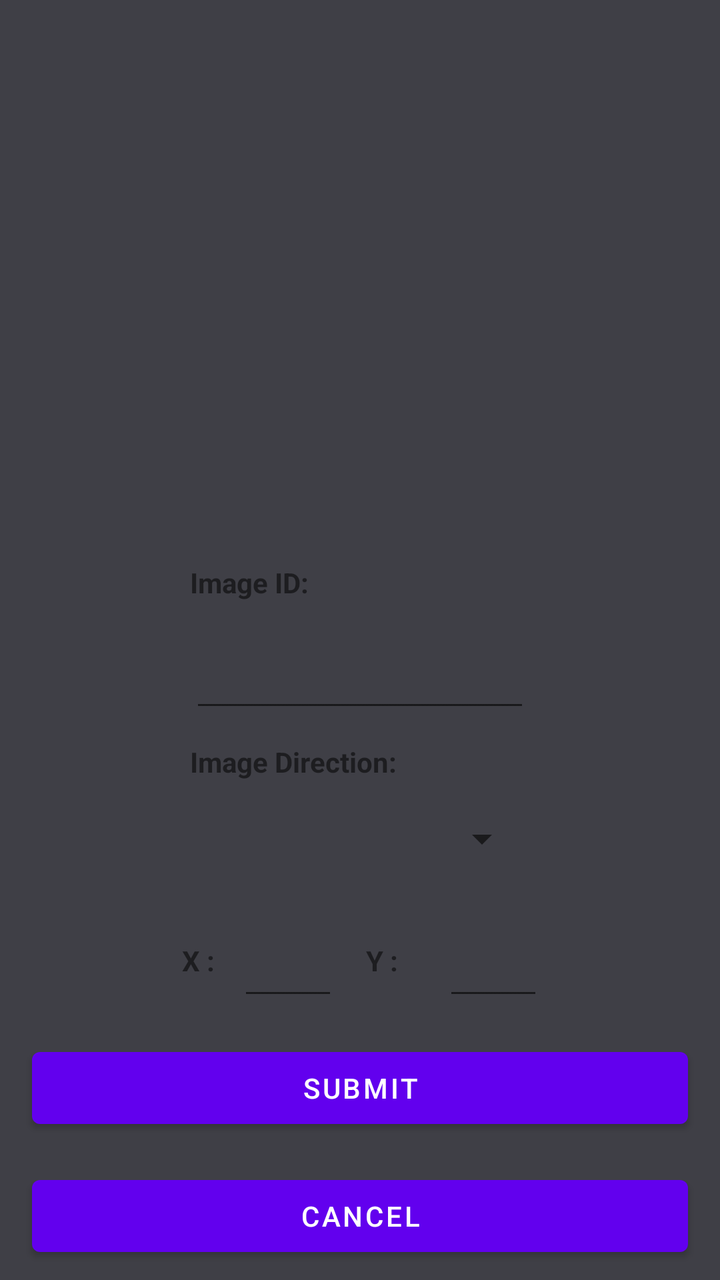
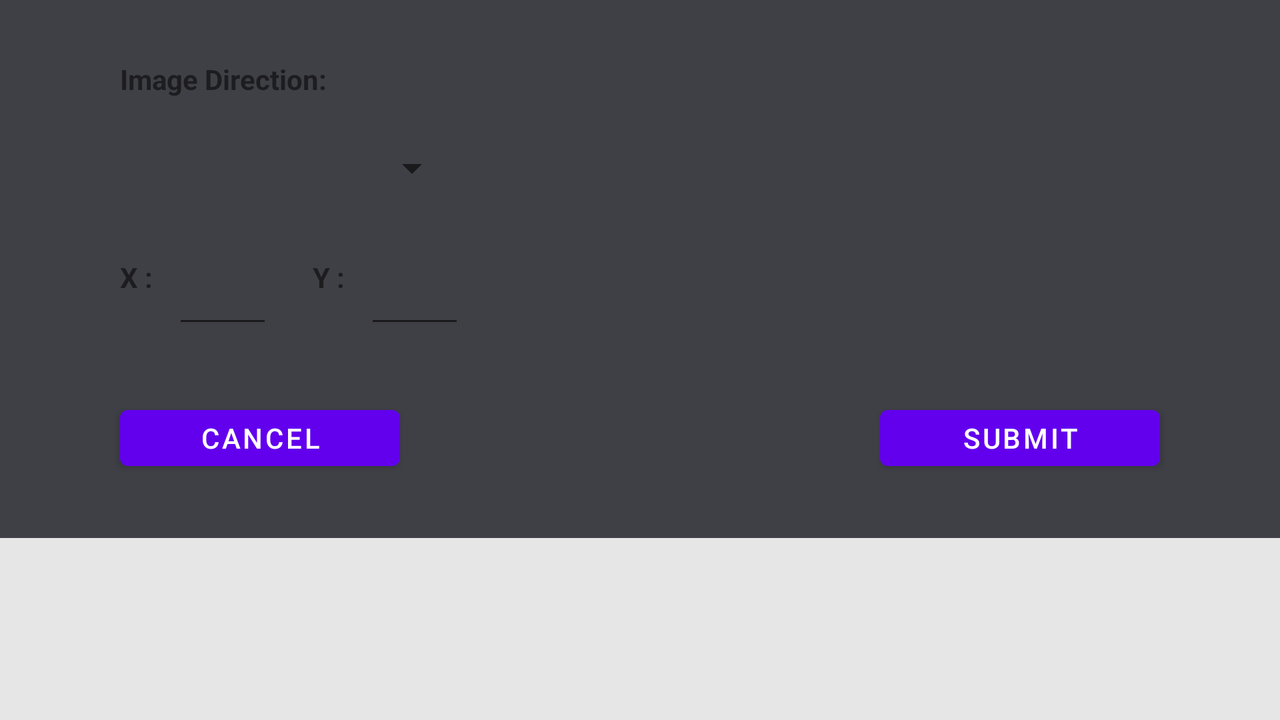

An Android layout and its configuration variant, each rendered on a device that would load it. The default file and the variant file are quoted in full after the pictures.
<!-- AndroidManifest.xml: application theme Theme.MDPController -->
<!-- res/layout/obstacle_pop_up.xml -->
<?xml version="1.0" encoding="utf-8"?>
<RelativeLayout xmlns:android="http://schemas.android.com/apk/res/android"
    xmlns:app="http://schemas.android.com/apk/res-auto"
    xmlns:tools="http://schemas.android.com/tools"
    android:id="@+id/obstaclePopUpContainer"
    android:layout_width="wrap_content"
    android:layout_height="wrap_content"
    android:background="#45A6A1A1">

    <RelativeLayout
        android:id="@+id/obstaclePopUpContent"
        android:layout_width="match_parent"
        android:layout_height="wrap_content"
        android:layout_alignParentTop="true"
        android:background="@color/gray_700">

        <androidx.constraintlayout.widget.ConstraintLayout
            android:layout_width="match_parent"
            android:layout_height="match_parent">

            <androidx.constraintlayout.widget.Guideline
                android:id="@+id/top_guideline7"
                android:layout_width="wrap_content"
                android:layout_height="wrap_content"
                android:orientation="horizontal"
                app:layout_constraintGuide_percent="0.05" />

            <androidx.constraintlayout.widget.Guideline
                android:id="@+id/top_guideline11"
                android:layout_width="wrap_content"
                android:layout_height="wrap_content"
                android:orientation="horizontal"
                app:layout_constraintGuide_percent="0.38" />

            <androidx.constraintlayout.widget.Guideline
                android:id="@+id/top_guideline12"
                android:layout_width="wrap_content"
                android:layout_height="wrap_content"
                android:orientation="horizontal"
                app:layout_constraintGuide_percent="0.44" />

            <androidx.constraintlayout.widget.Guideline
                android:id="@+id/top_guideline14"
                android:layout_width="wrap_content"
                android:layout_height="wrap_content"
                android:orientation="horizontal"
                app:layout_constraintGuide_percent="0.47" />

            <androidx.constraintlayout.widget.Guideline
                android:id="@+id/top_guideline16"
                android:layout_width="wrap_content"
                android:layout_height="wrap_content"
                android:orientation="horizontal"
                app:layout_constraintGuide_percent="0.58" />

            <androidx.constraintlayout.widget.Guideline
                android:id="@+id/top_guideline17"
                android:layout_width="wrap_content"
                android:layout_height="wrap_content"
                android:orientation="horizontal"
                app:layout_constraintGuide_percent="0.61" />

            <androidx.constraintlayout.widget.Guideline
                android:id="@+id/top_guideline18"
                android:layout_width="wrap_content"
                android:layout_height="wrap_content"
                android:orientation="horizontal"
                app:layout_constraintGuide_percent="0.7" />

            <androidx.constraintlayout.widget.Guideline
                android:id="@+id/top_guideline19"
                android:layout_width="wrap_content"
                android:layout_height="wrap_content"
                android:orientation="horizontal"
                app:layout_constraintGuide_percent="0.8" />

            <androidx.constraintlayout.widget.Guideline
                android:id="@+id/top_guideline25"
                android:layout_width="wrap_content"
                android:layout_height="wrap_content"
                android:orientation="horizontal"
                app:layout_constraintGuide_percent="0.90" />

            <androidx.constraintlayout.widget.Guideline
                android:id="@+id/top_guideline8"
                android:layout_width="wrap_content"
                android:layout_height="wrap_content"
                android:orientation="vertical"
                app:layout_constraintGuide_percent="0.22" />

            <androidx.constraintlayout.widget.Guideline
                android:id="@+id/top_guideline9"
                android:layout_width="wrap_content"
                android:layout_height="wrap_content"
                android:orientation="vertical"
                app:layout_constraintGuide_percent="0.78" />

            <androidx.constraintlayout.widget.Guideline
                android:id="@+id/top_guideline20"
                android:layout_width="wrap_content"
                android:layout_height="wrap_content"
                android:orientation="vertical"
                app:layout_constraintGuide_percent="0.59" />

            <androidx.constraintlayout.widget.Guideline
                android:id="@+id/top_guideline21"
                android:layout_width="wrap_content"
                android:layout_height="wrap_content"
                android:orientation="vertical"
                app:layout_constraintGuide_percent="0.47" />

            <androidx.constraintlayout.widget.Guideline
                android:id="@+id/top_guideline22"
                android:layout_width="wrap_content"
                android:layout_height="wrap_content"
                android:orientation="vertical"
                app:layout_constraintGuide_percent="0.33" />

            <Button
                android:id="@+id/cancelBtn"
                android:layout_width="0dp"
                android:layout_height="0dp"
                android:text="Cancel"
                android:layout_marginStart="16dp"
                android:layout_marginLeft="16dp"
                android:layout_marginEnd="16dp"
                android:layout_marginRight="16dp"
                android:layout_marginTop="8dp"
                android:layout_marginBottom="8dp"
                app:layout_constraintBottom_toBottomOf="parent"
                app:layout_constraintEnd_toEndOf="parent"
                app:layout_constraintStart_toStartOf="parent"
                app:layout_constraintTop_toTopOf="@+id/top_guideline25" />

            <TextView
                android:id="@+id/textView2"
                android:layout_width="wrap_content"
                android:layout_height="wrap_content"
                android:text="Image ID: "
                android:textStyle="bold"
                app:layout_constraintBottom_toTopOf="@+id/top_guideline14"
                app:layout_constraintStart_toStartOf="@+id/imageId"
                app:layout_constraintTop_toTopOf="@+id/top_guideline12" />

            <EditText
                android:id="@+id/yPos"
                android:layout_width="50dp"
                android:layout_height="50dp"
                android:ems="10"
                android:inputType="number"
                app:layout_constraintBottom_toTopOf="@+id/top_guideline19"
                app:layout_constraintEnd_toStartOf="@+id/top_guideline9"
                app:layout_constraintStart_toStartOf="@+id/top_guideline20"
                app:layout_constraintTop_toTopOf="@+id/top_guideline18"
                tools:ignore="SpeakableTextPresentCheck" />

            <EditText
                android:id="@+id/xPos"
                android:layout_width="50dp"
                android:layout_height="50dp"
                android:ems="10"
                android:inputType="number"
                app:layout_constraintBottom_toTopOf="@+id/top_guideline19"
                app:layout_constraintEnd_toStartOf="@+id/top_guideline21"
                app:layout_constraintStart_toStartOf="@+id/top_guideline22"
                app:layout_constraintTop_toTopOf="@+id/top_guideline18" />

            <TextView
                android:id="@+id/textView4"
                android:layout_width="wrap_content"
                android:layout_height="wrap_content"
                android:text="X :"
                android:textStyle="bold"
                app:layout_constraintBottom_toTopOf="@+id/top_guideline19"
                app:layout_constraintEnd_toStartOf="@+id/top_guideline22"
                app:layout_constraintStart_toStartOf="@+id/top_guideline8"
                app:layout_constraintTop_toTopOf="@+id/top_guideline18" />

            <Spinner
                android:id="@+id/imageDirSpinner"
                android:layout_width="170dp"
                android:layout_height="50dp"
                app:layout_constraintBottom_toTopOf="@+id/top_guideline18"
                app:layout_constraintEnd_toStartOf="@+id/top_guideline9"
                app:layout_constraintStart_toStartOf="@+id/top_guideline8"
                app:layout_constraintTop_toTopOf="@+id/top_guideline17" />

            <TextView
                android:id="@+id/textView3"
                android:layout_width="wrap_content"
                android:layout_height="wrap_content"
                android:text="Image Direction: "
                android:textStyle="bold"
                app:layout_constraintBottom_toTopOf="@+id/top_guideline17"
                app:layout_constraintStart_toStartOf="@+id/imageDirSpinner"
                app:layout_constraintTop_toTopOf="@+id/top_guideline16" />

            <EditText
                android:id="@+id/imageId"
                android:layout_width="170dp"
                android:layout_height="50dp"
                android:textSize="16sp"
                app:layout_constraintBottom_toTopOf="@+id/top_guideline16"
                app:layout_constraintEnd_toStartOf="@+id/top_guideline9"
                app:layout_constraintStart_toStartOf="@+id/top_guideline8"
                app:layout_constraintTop_toTopOf="@+id/top_guideline14" />

            <TextView
                android:id="@+id/textView5"
                android:layout_width="wrap_content"
                android:layout_height="wrap_content"
                android:text="Y :"
                android:textStyle="bold"
                app:layout_constraintBottom_toTopOf="@+id/top_guideline19"
                app:layout_constraintEnd_toStartOf="@+id/top_guideline20"
                app:layout_constraintStart_toStartOf="@+id/top_guideline21"
                app:layout_constraintTop_toTopOf="@+id/top_guideline18" />

            <Button
                android:id="@+id/submitBtn"
                android:layout_width="0dp"
                android:layout_height="0dp"
                android:layout_marginStart="16dp"
                android:layout_marginLeft="16dp"
                android:layout_marginEnd="16dp"
                android:layout_marginRight="16dp"
                android:layout_marginTop="8dp"
                android:layout_marginBottom="8dp"
                android:text="Submit"
                app:layout_constraintBottom_toTopOf="@+id/top_guideline25"
                app:layout_constraintEnd_toEndOf="parent"
                app:layout_constraintStart_toStartOf="parent"
                app:layout_constraintTop_toTopOf="@+id/top_guideline19" />

            <RelativeLayout
                android:id="@+id/obstacleCanvas"
                android:layout_width="200dp"
                android:layout_height="209dp"
                app:layout_constraintBottom_toTopOf="@+id/top_guideline11"
                app:layout_constraintEnd_toStartOf="@+id/top_guideline9"
                app:layout_constraintStart_toStartOf="@+id/top_guideline8"
                app:layout_constraintTop_toTopOf="@+id/top_guideline7" />
        </androidx.constraintlayout.widget.ConstraintLayout>

        
        
        
        
        
        
        
        
        
        
        

    </RelativeLayout>

</RelativeLayout>
<!-- resources referenced by this layout -->
<resources>
  <color name="gray_700">#3F3F46</color>
  <style name="Theme.MDPController" parent="Theme.MaterialComponents.DayNight.NoActionBar">
          
          <item name="colorPrimary">@color/purple_500</item>
          <item name="colorPrimaryVariant">@color/purple_700</item>
          <item name="colorOnPrimary">@color/white</item>
          
          <item name="colorSecondary">@color/teal_200</item>
          <item name="colorSecondaryVariant">@color/teal_700</item>
          <item name="colorOnSecondary">@color/black</item>
          
          <item name="android:statusBarColor" tools:targetApi="l">?attr/colorPrimaryVariant</item>
          
      </style>
  <color name="purple_500">#FF6200EE</color>
  <color name="purple_700">#FF3700B3</color>
  <color name="white">#FFFFFFFF</color>
  <color name="teal_200">#FF03DAC5</color>
  <color name="teal_700">#FF018786</color>
  <color name="black">#FF000000</color>
</resources>
<!-- res/layout-w600dp/obstacle_pop_up.xml (the repository's variant of the layout above) -->
<!-- drawn on the phone turned sideways -->
<?xml version="1.0" encoding="utf-8"?>
<RelativeLayout xmlns:android="http://schemas.android.com/apk/res/android"
    xmlns:tools="http://schemas.android.com/tools"
    android:id="@+id/obstaclePopUpContainer"
    android:layout_width="wrap_content"
    android:layout_height="match_parent"
    android:background="#45A6A1A1">

    <RelativeLayout
        android:id="@+id/obstaclePopUpContent"
        android:layout_width="match_parent"
        android:layout_height="wrap_content"
        android:layout_alignParentTop="true"
        android:background="@color/gray_700">

        <RelativeLayout
            android:id="@+id/obstacleCanvas"
            android:layout_width="152dp"
            android:layout_height="148dp"
            android:layout_alignParentTop="true"
            android:layout_alignParentEnd="true"
            android:layout_alignParentRight="true"
            android:layout_marginTop="30dp"
            android:layout_marginEnd="60dp"
            android:layout_marginRight="62dp" />


        <Button
            android:id="@+id/submitBtn"
            android:layout_width="140dp"
            android:layout_height="40dp"
            android:layout_below="@+id/xPos"
            android:layout_alignParentEnd="true"
            android:layout_alignParentRight="true"
            android:layout_marginTop="30dp"
            android:layout_marginEnd="60dp"
            android:layout_marginRight="60dp"
            android:layout_marginBottom="30dp"
            android:text="Submit" />

        <Button
            android:id="@+id/cancelBtn"
            android:layout_width="140dp"
            android:layout_height="40dp"
            android:layout_below="@+id/xPos"
            android:layout_alignParentStart="true"
            android:layout_alignParentLeft="true"
            android:layout_marginStart="60dp"
            android:layout_marginLeft="60dp"
            android:layout_marginTop="30dp"
            android:layout_marginBottom="30dp"
            android:text="Cancel" />

        <Spinner
            android:id="@+id/imageDirSpinner"
            android:layout_width="170dp"
            android:layout_height="50dp"
            android:layout_below="@+id/textView3"
            android:layout_alignParentStart="true"
            android:layout_alignParentLeft="true"
            android:layout_marginStart="60dp"
            android:layout_marginLeft="60dp"
            android:layout_marginTop="10dp" />

        <EditText
            android:id="@+id/xPos"
            android:layout_width="50dp"
            android:layout_height="50dp"
            android:layout_below="@+id/imageDirSpinner"
            android:layout_marginStart="10dp"
            android:layout_marginLeft="10dp"
            android:layout_marginTop="10dp"
            android:layout_toEndOf="@+id/textView4"
            android:layout_toRightOf="@+id/textView4"
            android:ems="10"
            android:inputType="number" />

        <EditText
            android:id="@+id/yPos"
            android:layout_width="50dp"
            android:layout_height="50dp"
            android:layout_below="@+id/imageDirSpinner"
            android:layout_marginStart="10dp"
            android:layout_marginLeft="10dp"
            android:layout_marginTop="10dp"
            android:layout_toEndOf="@+id/textView5"
            android:layout_toRightOf="@+id/textView5"
            android:ems="10"
            android:inputType="number"
            tools:ignore="SpeakableTextPresentCheck" />

        <TextView
            android:id="@+id/textView3"
            android:layout_width="wrap_content"
            android:layout_height="wrap_content"
            android:layout_alignParentStart="true"
            android:layout_alignParentLeft="true"
            android:layout_marginStart="60dp"
            android:layout_marginLeft="60dp"
            android:layout_marginTop="30dp"
            android:text="Image Direction: "
            android:textStyle="bold" />

        <TextView
            android:id="@+id/textView4"
            android:layout_width="wrap_content"
            android:layout_height="wrap_content"
            android:layout_below="@+id/imageDirSpinner"
            android:layout_alignParentStart="true"
            android:layout_alignParentLeft="true"
            android:layout_marginStart="60dp"
            android:layout_marginLeft="60dp"
            android:layout_marginTop="20dp"
            android:text="X :"
            android:textStyle="bold" />

        <TextView
            android:id="@+id/textView5"
            android:layout_width="wrap_content"
            android:layout_height="wrap_content"
            android:layout_below="@+id/imageDirSpinner"
            android:layout_marginStart="20dp"
            android:layout_marginLeft="20dp"
            android:layout_marginTop="20dp"
            android:layout_toEndOf="@+id/xPos"
            android:layout_toRightOf="@+id/xPos"
            android:text="Y :"
            android:textStyle="bold" />
    </RelativeLayout>

</RelativeLayout>
